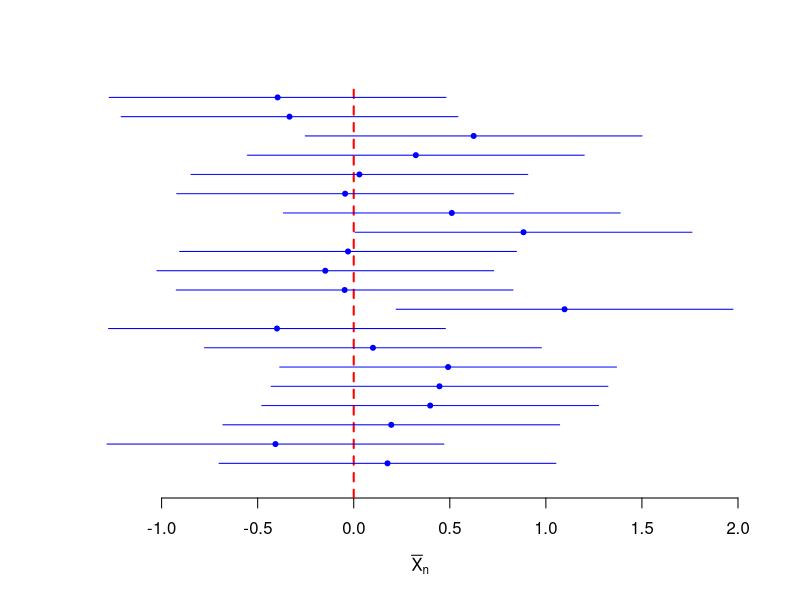
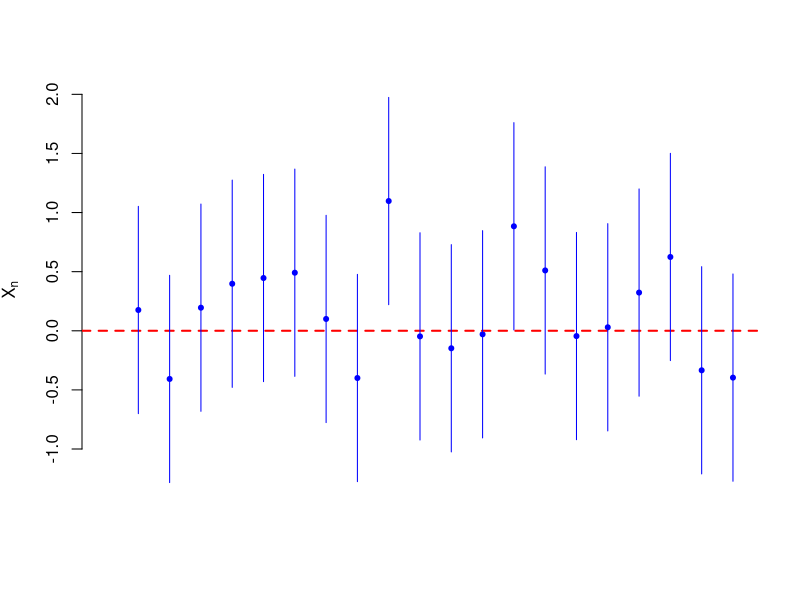
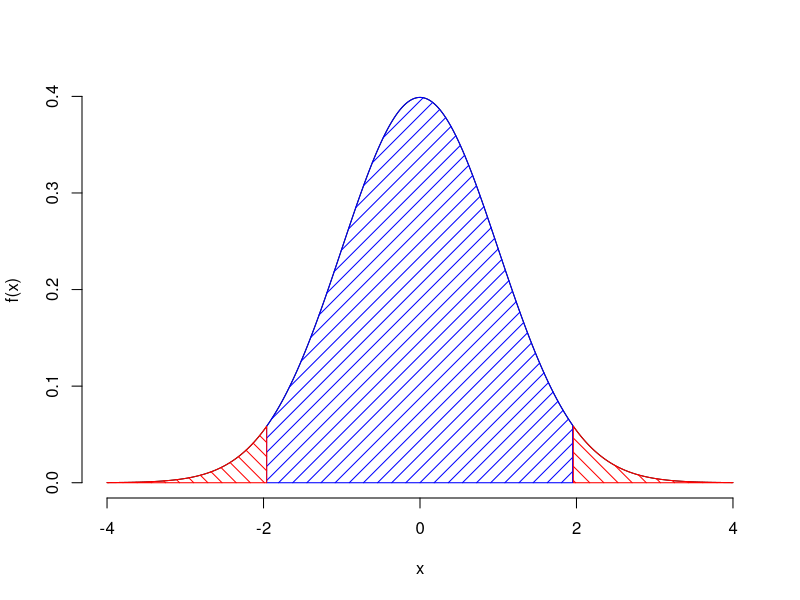
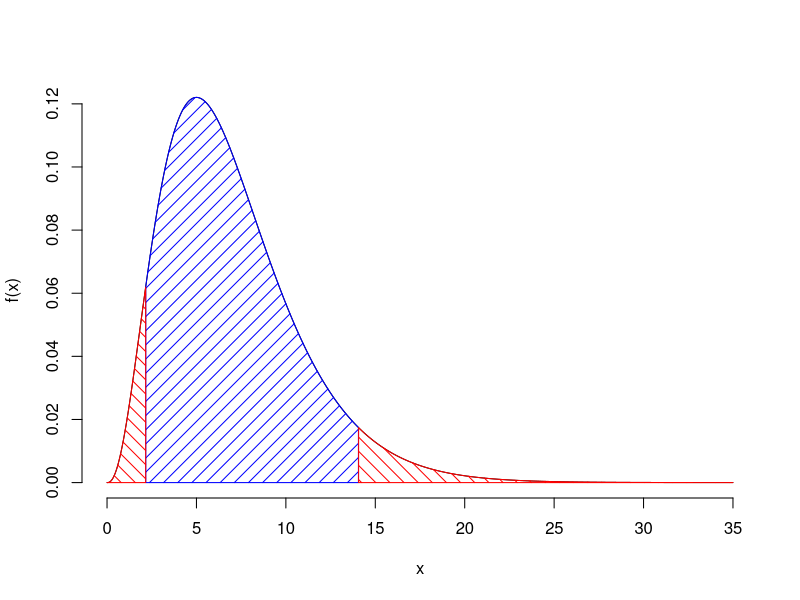
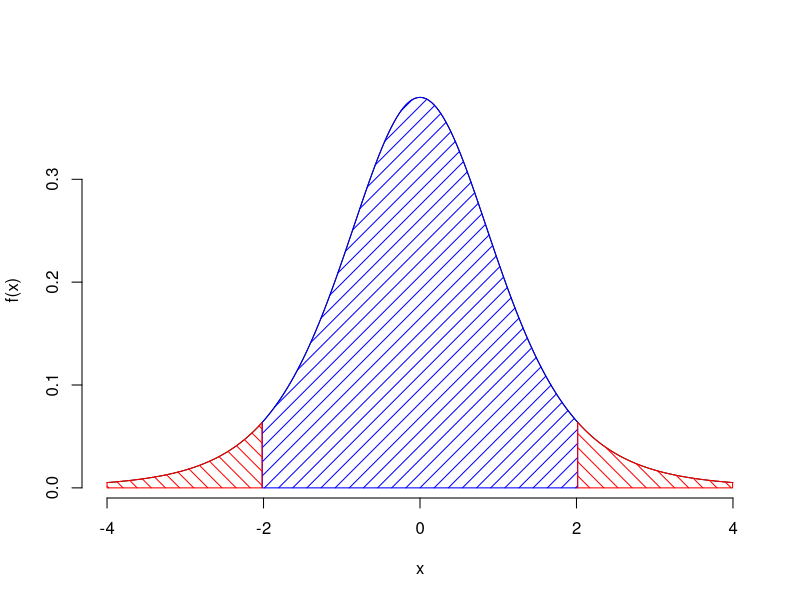
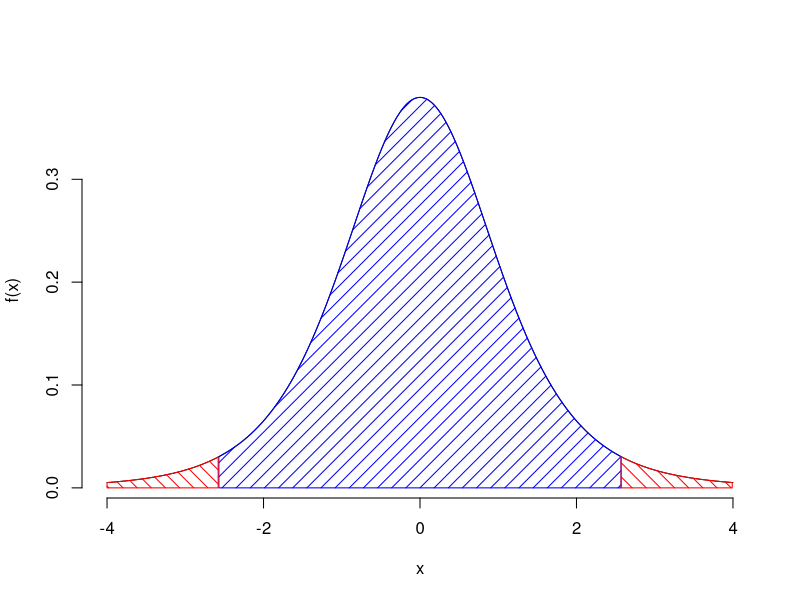

R code for these plots, in order:
#####################
#Simulation example for normal confidence interval, variance known
#Try with right and wrong variances!


set.seed(4365)

alpha <- 0.05
m.0 <- 0
s.0 <- 1
n <- 5
reps <- 20

#Generate all the samples in one step and then arrange in a matrix
sims <- rnorm(n * reps, mean = m.0, sd = s.0)
sims <- matrix(sims, ncol = reps, nrow = n) #each column is a replication
x.bar <- apply(sims, 2, mean)
SE <- s.0/sqrt(n)

z <- qnorm(1 - alpha/2)
lower <- x.bar - z * SE
upper <- x.bar + z * SE

plot(x.bar, seq_along(x.bar), xlim = c(min(lower), max(upper)), ylab = '', pch = 20, yaxt = 'n', bty = 'n', ylim = c(0, reps), col = 'blue', xlab = expression(bar(X)[n]))
abline(v = m.0, lty = 2, lwd = 2, col = 'red')
segments(y0 = seq_along(lower), y1 = seq_along(lower), x0 = lower, x1 = upper, col = 'blue')


#Sideways version
plot(seq_along(x.bar), x.bar, ylim = c(min(lower), max(upper)), xlab = '', pch = 20, xaxt = 'n', bty = 'n', xlim = c(0, reps), col = 'blue', ylab = expression(bar(X)[n]))
abline(h = m.0, lty = 2, lwd = 2, col = 'red')
segments(x0 = seq_along(lower), x1 = seq_along(lower), y0 = lower, y1 = upper, col = 'blue')

#Example of creating a confidence interval for the mean when the sd is known
data <- rnorm(100) + 5
mean(data)

#Wider and narrower intervals
qnorm(1 - 0.1/2)
qnorm(1 - 0.05/2)
qnorm(1 - 0.01/2)

#Middle 100*(1-alpha)% of Std Normal with tail probabilities
normal.tail.plot <- function(alpha){

  x <- seq(from = -4, to = 4, by = 0.01)
  z <- dnorm(x)
  plot(x, z, type = 'l', bty = 'n', ylab = 'f(x)')
  x.shade <- seq(from = qnorm(alpha/2), to = qnorm((1-alpha/2)), by = 0.01)
  y.shade <- dnorm(x.shade)
  polygon( c(x.shade, rev(x.shade)), c(y.shade, rep(0, length(y.shade))), col = 'blue', density = 10)
  x.shade <- seq(from = qnorm(1-alpha/2), to = 4, by = 0.01)
  y.shade <- dnorm(x.shade)
  polygon( c(x.shade, rev(x.shade)), c(y.shade, rep(0, length(y.shade))), col = 'red', density = 10, angle = 135)
  x.shade <- seq(from = -4, to = qnorm(alpha/2), by = 0.01)
  y.shade <- dnorm(x.shade)
  polygon( c(x.shade, rev(x.shade)), c(y.shade, rep(0, length(y.shade))), col = 'red', density = 10, angle = 135)
  
}#END normal.tail.plot

normal.tail.plot(0.05)


#Middle 100*(1-alpha)% of chi-square with tail probabilities
chisq.tail.plot <- function(alpha, nu){
  
  x <- seq(from = 0, to = 5*nu, by = 0.01)
  f.x <- dchisq(x, df = nu)
  plot(x, f.x, type = 'l', bty = 'n', ylab = 'f(x)')
  x.shade <- seq(from = qchisq(alpha/2, df = nu), to = qchisq((1-alpha/2), df = nu), by = 0.01)
  y.shade <- dchisq(x.shade, df =nu)
  polygon( c(x.shade, rev(x.shade)), c(y.shade, rep(0, length(y.shade))), col = 'blue', density = 10)
  x.shade <- seq(from = qchisq(1-alpha/2, df = nu), to = 5*nu, by = 0.01)
  y.shade <- dchisq(x.shade, df = nu)
  polygon( c(x.shade, rev(x.shade)), c(y.shade, rep(0, length(y.shade))), col = 'red', density = 10, angle = 135)
  x.shade <- seq(from = 0, to = qchisq(alpha/2, df = nu), by = 0.01)
  y.shade <- dchisq(x.shade, df = nu)
  polygon( c(x.shade, rev(x.shade)), c(y.shade, rep(0, length(y.shade))), col = 'red', density = 10, angle = 135)
  
}#END chisq.tail.plot

chisq.tail.plot(0.1, 7)

#Example of CI for chisq
n <- 100
data <- rnorm(n, mean = 5, sd = 2)
s2 <- var(data)
alpha <- 0.05
a <- qchisq(alpha/2, df = n - 1)
b <- qchisq((1 - alpha/2), df = n-1)
c(a,b)

lower <- ((n-1) * s2)/b
upper <- ((n-1) * s2)/a
c(lower, upper)


#Middle 100*(1-alpha)% of t dist with tail probabilities
t.tail.plot <- function(alpha, nu){
  x <- seq(from = -4, to = 4, by = 0.01)
  z <- dt(x, df = nu)
  plot(x, z, type = 'l', bty = 'n', ylab = 'f(x)')
  x.shade <- seq(from = qt(alpha/2, df = nu), to = qt((1-alpha/2), df = nu), by = 0.01)
  y.shade <- dt(x.shade, df = nu)
  polygon( c(x.shade, rev(x.shade)), c(y.shade, rep(0, length(y.shade))), col = 'blue', density = 10)
  x.shade <- seq(from = qt(1-alpha/2, df = nu), to = 4, by = 0.01)
  y.shade <- dt(x.shade, df = nu)
  polygon( c(x.shade, rev(x.shade)), c(y.shade, rep(0, length(y.shade))), col = 'red', density = 10, angle = 135)
  x.shade <- seq(from = -4, to = qt(alpha/2, df = nu), by = 0.01)
  y.shade <- dt(x.shade, df = nu)
  polygon( c(x.shade, rev(x.shade)), c(y.shade, rep(0, length(y.shade))), col = 'red', density = 10, angle = 135)
  
}#END t.tail.plot
t.tail.plot(0.1, nu = 5)
t.tail.plot(0.05, nu = 5)

#Comparison of qnorm and qt for various values of nu
nu <- c(1, 5, 10, 30, 100, Inf)
a.1 <- qt(1 - 0.01/2, df = nu)
a.5 <- qt(1 - 0.05/2, df = nu)
a.10 <- qt(1 - 0.1/2, df = nu)
tab <- cbind(nu, a.10, a.5, a.1)
round(tab, 2)

